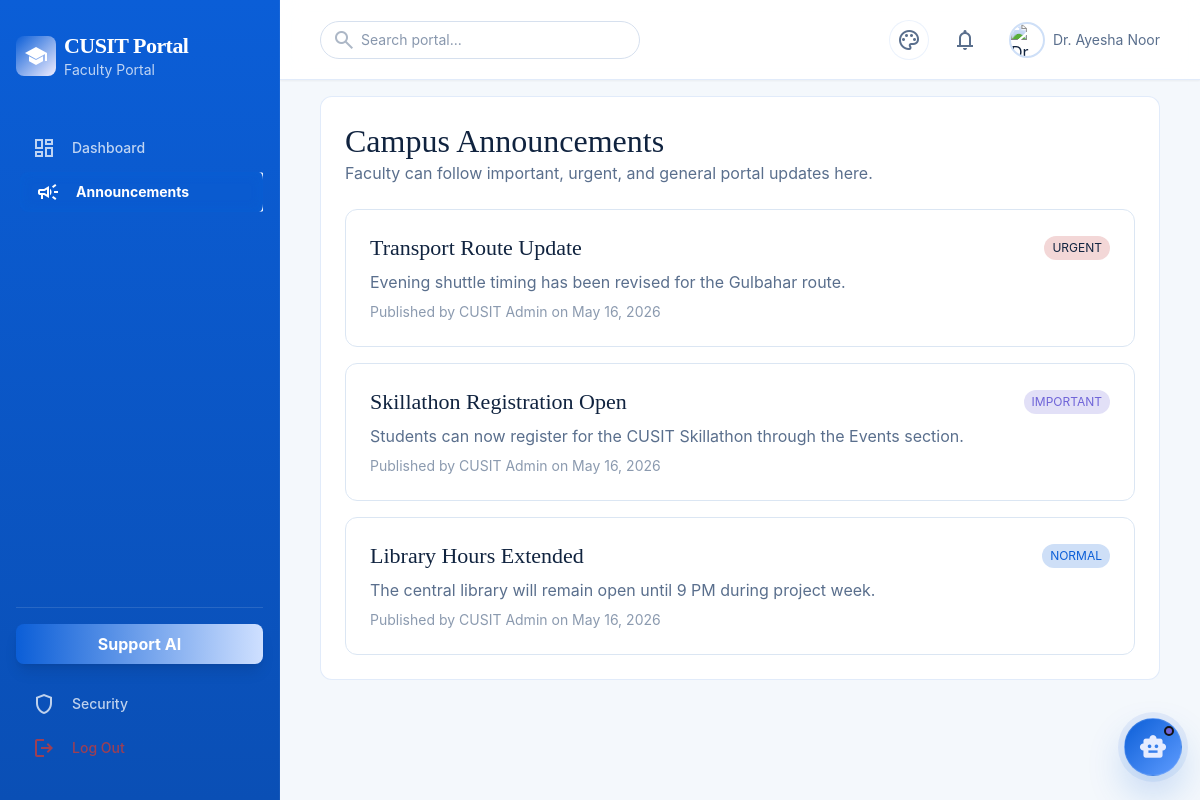
/faculty/announcements.php (signed in), run on the app's committed database.
### tables this page shows
CREATE TABLE announcements (
  id INT AUTO_INCREMENT PRIMARY KEY,
  title VARCHAR(200) NOT NULL,
  message TEXT NOT NULL,
  priority ENUM('normal', 'important', 'urgent') NOT NULL DEFAULT 'normal',
  created_by INT NOT NULL,
  created_at TIMESTAMP DEFAULT CURRENT_TIMESTAMP,
  CONSTRAINT fk_announcements_user FOREIGN KEY (created_by) REFERENCES users(id) ON DELETE CASCADE
);

CREATE TABLE users (
  id INT AUTO_INCREMENT PRIMARY KEY,
  name VARCHAR(100) NOT NULL,
  email VARCHAR(150) NOT NULL UNIQUE,
  password VARCHAR(255) NOT NULL,
  role ENUM('admin', 'student', 'faculty') NOT NULL,
  student_id VARCHAR(50) NULL,
  department VARCHAR(100) NULL,
  semester VARCHAR(50) NULL,
  created_at TIMESTAMP DEFAULT CURRENT_TIMESTAMP
);

### includes/functions.php (called while the page is built, shortened)
<?php
function h(mixed $value): string
{
    return htmlspecialchars((string) $value, ENT_QUOTES, 'UTF-8');
}

### faculty/announcements.php (the view, shortened to what this page needs)
<?php
require_once __DIR__ . '/../includes/header.php';
$pdo = db();
$announcements = $pdo->query('SELECT a.*, u.name AS author_name FROM announcements a JOIN users u ON u.id = a.created_by ORDER BY FIELD(priority,"urgent","important","normal"), created_at DESC')->fetchAll();
?>
<section class="glass-card rounded-xl p-lg">
  <div class="flex items-center justify-between mb-lg">
    <div>
      <h2 class="font-headline-lg text-headline-lg">Campus Announcements</h2>
      <p class="text-on-surface-variant">Faculty can follow important, urgent, and general portal updates here.</p>
    </div>
  </div>
  <div class="space-y-md">
    <?php foreach ($announcements as $announcement): ?>
      <article class="rounded-xl bg-surface-container-low border border-white/5 p-lg">
        <div class="flex flex-wrap items-center justify-between gap-md mb-sm">
          <h3 class="font-headline-md text-headline-md"><?= h($announcement['title']) ?></h3>
          <span class="rounded-full px-sm py-xs text-xs <?= $announcement['priority'] === 'urgent' ? 'bg-error/20 text-error' : ($announcement['priority'] === 'important' ? 'bg-tertiary/20 text-tertiary' : 'bg-secondary-container/20 text-secondary') ?>"><?= h(strtoupper($announcement['priority'])) ?></span>
        </div>
        <p class="text-on-surface-variant mb-sm"><?= nl2br(h($announcement['message'])) ?></p>
        <p class="text-sm text-on-surface-variant/70">Published by <?= h($announcement['author_name']) ?> on <?= h(date('M d, Y', strtotime($announcement['created_at']))) ?></p>
      </article>
    <?php endforeach; ?>
  </div>
</section>
<?php require_once __DIR__ . '/../includes/footer.php'; ?>

### includes/header.php (style rules this page uses)
body { --portal-bg:#f4f8fc;--portal-text:#10233f;--portal-muted:#5a6f8d;--portal-muted-soft:rgba(90,111,141,.72);--portal-panel:rgba(255,255,255,.94);--portal-panel-strong:rgba(255,255,255,.98);--portal-border:rgba(11,94,215,.12);--portal-border-soft:rgba(11,94,215,.08);--portal-sidebar-bg:linear-gradient(180deg,#0b5ed7 0%,#0a4fb5 100%);--portal-sidebar-text:#ffffff;--portal-sidebar-muted:rgba(255,255,255,.74);--portal-header-bg:rgba(255,255,255,.92);--portal-input-bg:#ffffff;--portal-input-border:#d6e0ee;--portal-accent:#0b5ed7;--portal-accent-soft:#5f9cff;--portal-accent-strong:#0f2a4d;--portal-tertiary-text:#6f64d8;--portal-accent-ring:rgba(11,94,215,.22);--portal-accent-glow:rgba(11,94,215,.08);--portal-gradient-start:#0b5ed7;--portal-gradient-end:#6f64d8;--portal-chip-bg:rgba(11,94,215,.08);--portal-chip-border:rgba(11,94,215,.14);--portal-chat-user-start:rgba(11,94,215,.95);--portal-chat-user-end:rgba(85,113,191,.95);background:var(--portal-bg);color:var(--portal-text) }
.glass-panel,.glass-card { background:var(--portal-panel);backdrop-filter:blur(16px);border:1px solid var(--portal-border) }
.portal-header .text-on-surface-variant,.portal-main .text-on-surface-variant { color:var(--portal-muted)!important }
.portal-header .text-secondary,.portal-main .text-secondary { color:var(--portal-accent)!important }
.portal-header .text-tertiary,.portal-main .text-tertiary { color:var(--portal-tertiary-text)!important }
.portal-main .border-white\/5,.portal-main .border-white\/10 { border-color:#dbe6f3!important }
.portal-main .bg-surface-container,.portal-main .bg-surface-container-low,.portal-main .bg-surface-container-high,.portal-main .bg-surface-container-highest { background:var(--portal-input-bg)!important }
.portal-main .text-error,.portal-header .text-error { color:var(--error)!important }

### data on the page
announcements: title "Transport Route Update", priority "URGENT", message "Evening shuttle timing has been revised for the Gulbahar route.", created_by.name "CUSIT Admin", created_at "May 16, 2026"
announcements: title "Skillathon Registration Open", priority "IMPORTANT", message "Students can now register for the CUSIT Skillathon through the Events section.", created_by.name "CUSIT Admin", created_at "May 16, 2026"
announcements: title "Library Hours Extended", priority "NORMAL", message "The central library will remain open until 9 PM during project week.", created_by.name "CUSIT Admin", created_at "May 16, 2026"

### other printed values
$label "Dashboard"
$label "Announcements"
user_name() "Dr. Ayesha Noor"
